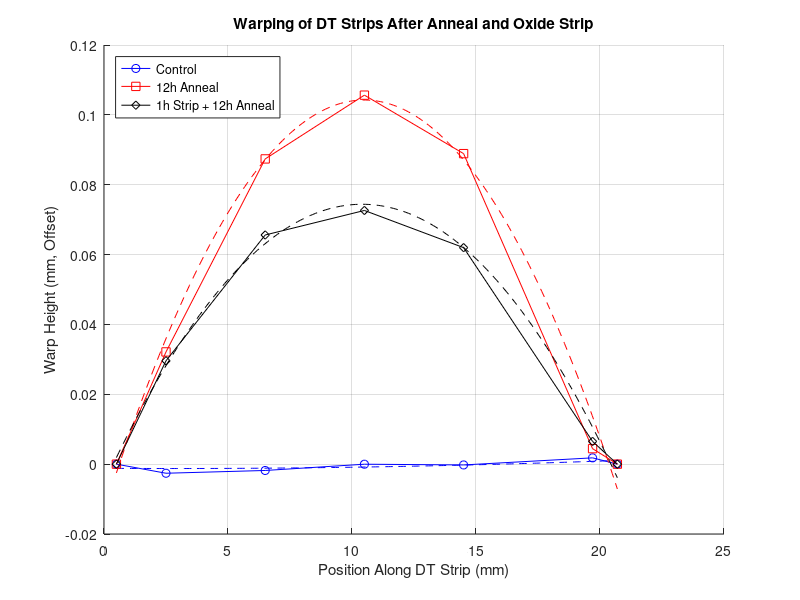

MATLAB code to generate this figure:
% Position (X) values
x = [0.5, 2.5, 6.5, 10.5, 14.5, 19.7, 20.7];

% Warping data (Y) for each condition
y_control =        [0.004, 0.001, 0.001, 0.002, 0.001, 0.002, 0.000];
y_anneal12h =      [-0.089, -0.054, 0.007, 0.031, 0.020, -0.057, -0.060];
y_strip1h_anneal = [-0.0015, 0.02733, 0.06183, 0.06733, 0.05517, -0.00228, -0.00917];
y_strip2h_anneal = [-0.00125, 0.04025, 0.08625, 0.104, 0.09525, 0.02053, -0.00625];

% Function to offset dataset so that y(1) and y(end) = 0
normalizeWarp = @(y) y - ((y(end) - y(1)) / (x(end) - x(1))) * (x - x(1)) - y(1);

% Normalize each dataset
y_control_norm        = normalizeWarp(y_control);
y_anneal12h_norm      = normalizeWarp(y_anneal12h);
y_strip1h_anneal_norm = normalizeWarp(y_strip1h_anneal);
y_strip2h_anneal_norm = normalizeWarp(y_strip2h_anneal);

% Plot all datasets and fits
figure;
hold on;

datasets = {
    'Control', x, y_control_norm, 'o-', 'b';
    '12h Anneal', x, y_anneal12h_norm, 's-', 'r';
    '1h Strip + 12h Anneal', x, y_strip1h_anneal_norm, 'd-', 'k';
};

for i = 1:size(datasets, 1)
    name = datasets{i,1};
    xi = datasets{i,2};
    yi = datasets{i,3};
    markerStyle = datasets{i,4};
    color = datasets{i,5};
    
    % Plot data
    plot(xi, yi, markerStyle, 'DisplayName', name, 'Color', color);
    
    % Quadratic fit
    p = polyfit(xi, yi, 2);
    x_fit = linspace(min(x), max(x), 200);
    y_fit = polyval(p, x_fit);
    plot(x_fit, y_fit, '--', 'Color', color, 'HandleVisibility', 'off'); % Hide duplicate legend
end

% Labels and formatting
xlabel('Position Along DT Strip (mm)');
ylabel('Warp Height (mm, Offset)');
title('Warping of DT Strips After Anneal and Oxide Strip');
legend('Location', 'northwest');
grid on;
